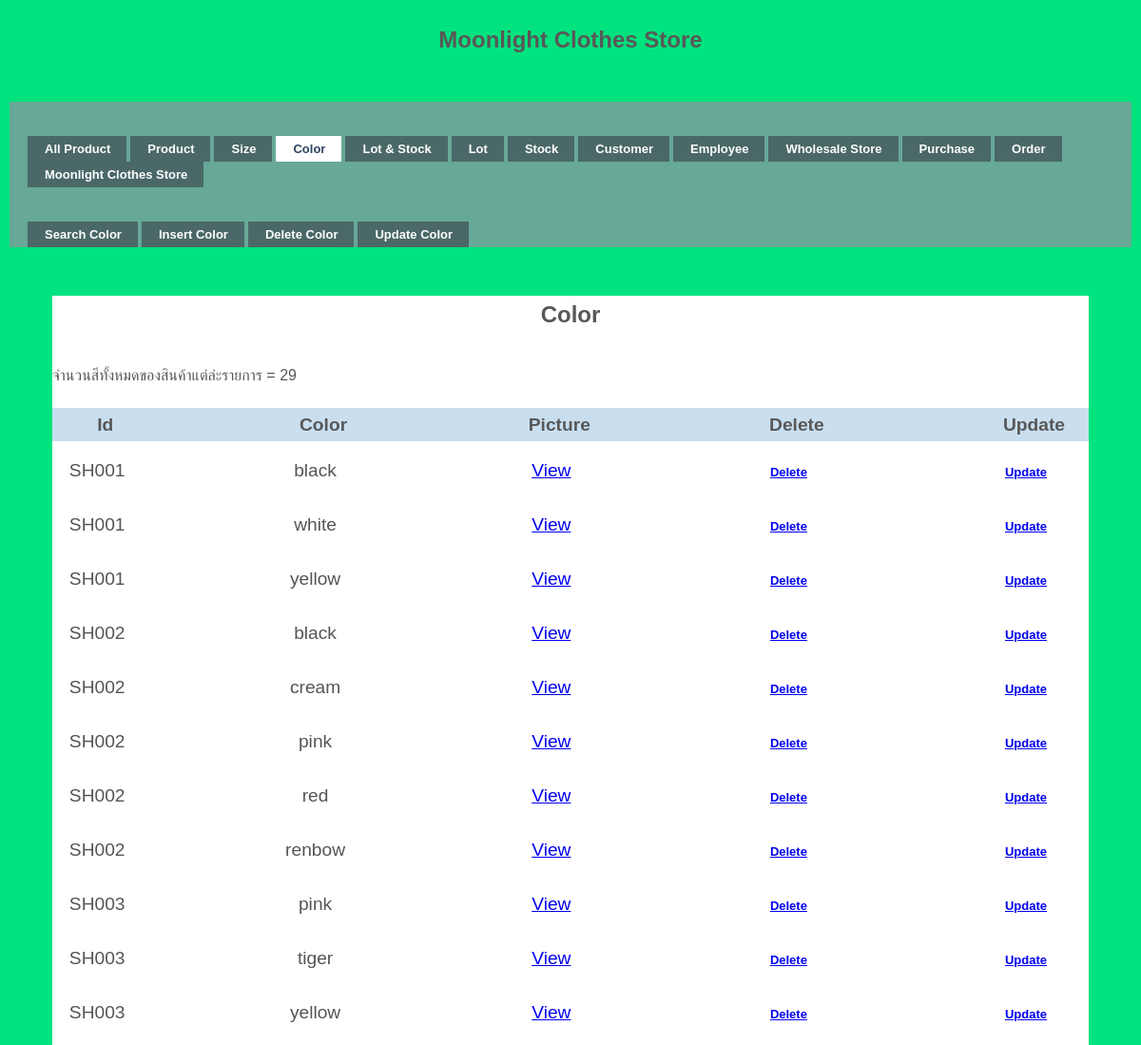
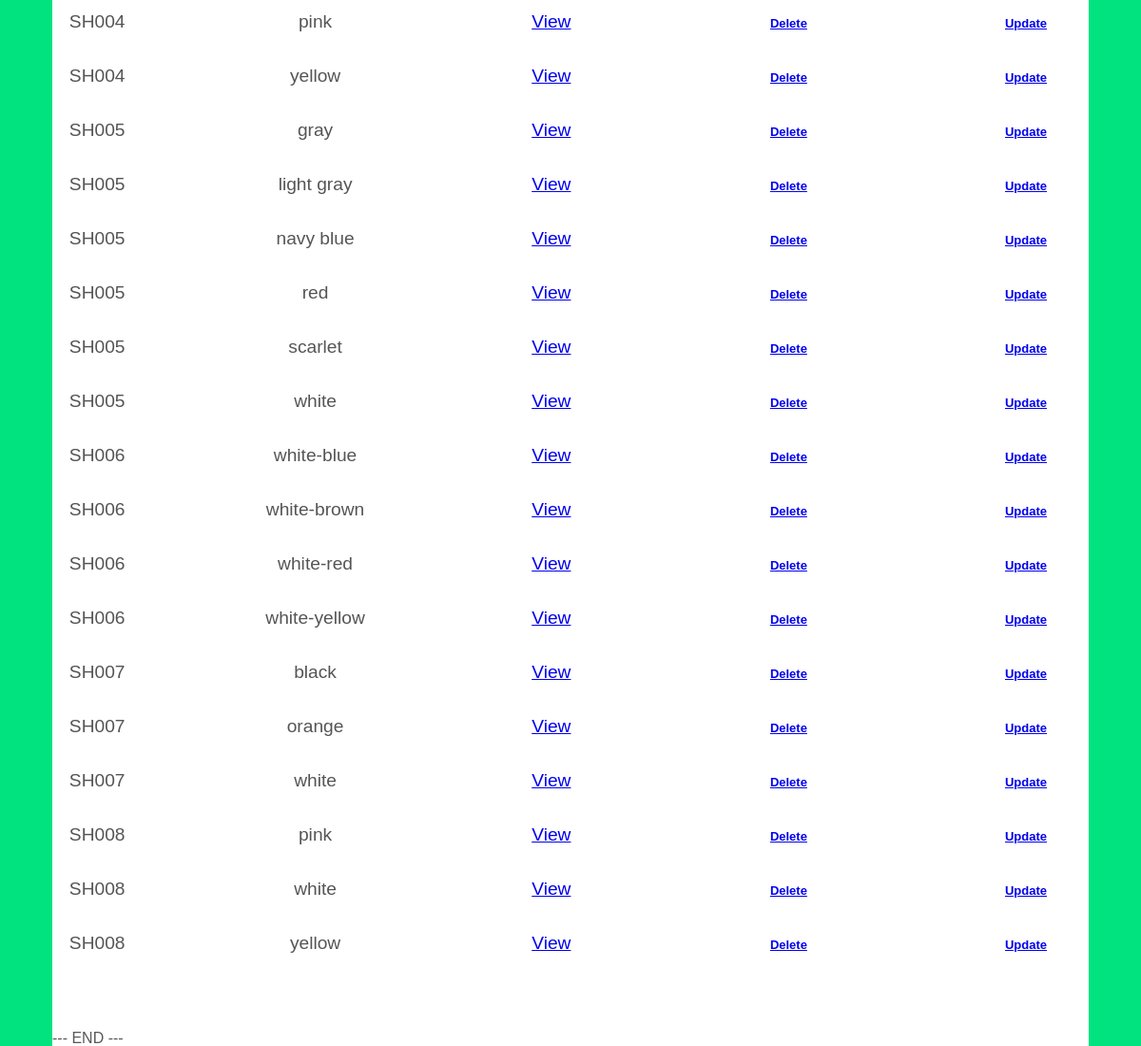
Page /color.php on the committed database (2 pictures, top to bottom).
### tables this page shows
CREATE TABLE `color_product` (
  `ProductId` varchar(11) NOT NULL,
  `ProductColor` varchar(50) NOT NULL,
  `ProductPicture` varchar(100) NOT NULL
);

### color.php (the view, shortened to what this page needs)
<!DOCTYPE html PUBLIC "-//W3C//DTD XHTML 1.0 Transitional//EN" "http://www.w3.org/TR/xhtml1/DTD/xhtml1-transitional.dtd">
<html xmlns="http://www.w3.org/1999/xhtml">
<head>
<link rel="stylesheet" href="styles.css" type="text/css" />
<h1>Moonlight Clothes Store</h1>
</head>
<body>
<div id="demo-container">
  <ul id="simple-menu">
  	<li><a href="allproduct.php" ><span>All Product</span></a></li>
  	<li><a href="product.php" ><span>Product</span></a></li>
	<li><a href="size.php" ><span>Size</span></a></li>
    <li><a href="color.php" class="current"><span>Color</span></a></li>
  	<li><a href="lot&stock.php" ><span>Lot & Stock </span></a></li>
  	<li><a href="lot.php" ><span>Lot </span></a></li>
    <li><a href="stock.php" ><span>Stock </span></a></li>
  	<li><a href="Customer.php" ><span>Customer</span></a></li>
    <li><a href="Employee.php" ><span>Employee</span></a></li>
    <li><a href="wholesale.php" ><span>Wholesale Store</span></a></li>
    <li><a href="purchase.php" ><span>Purchase</span></a></li>
    <li><a href="order.php" ><span>Order</span></a></li>
    <li><a href="/moonlight/public/index.php"><span>Moonlight Clothes Store</span></a></li>
  </ul>
  </div>
<div id="demo-container">
  <ul id="simple-menu">
    <li><a href="searchCol.php"><span>Search Color</span></a></li>
    <li><a href="insertCol.php"><span>Insert Color</span></a></li>
    <li><a href="deCol.php"><span>Delete Color</span></a></li>
    <li><a href="updateCol.php"><span>Update Color</span></a></li>
  </ul>
</div>
<br><br>
<div id="wrapper">
<h1>Color</h1>
</head>
</body>
</html>
  <?php
  require('connect.php');
  $sql = ' SELECT * FROM color_product;';
  $conn = mysqli_connect($servername, $username, $password, $dbname);
  $result = mysqli_query($conn, $sql);
  $objQuery = mysqli_query($conn, $sql) or die("Error Query [" . $sql . "]");
  if (mysqli_num_rows($result) > 0) {
        echo 'จำนวนสีทั้งหมดของสินค้าแต่ล่ะรายการ = ';
        echo mysqli_num_rows($result);
    } else {
    echo "EMPTY DATA";
    }
  ?>
  <table id="keywords" cellspacing="0" cellpadding="0">
    <thead><br>
    <tr>
      <th width="100"><div align="center"><span>Id</span></div></th>
      <th width="500"><div align="center"><span>Color</span></div></th>
      <th width="100"><div align="center"><span>Picture</span></div></th>
      <th width="500"><div align="center"><span>Delete</span></div></th>
      <th width="100"><div align="center"><span>Update</span></div></th>
    </tr>
    </thead>
    <tbody>
    <?php
    while ($objResult = mysqli_fetch_array($objQuery)) {
    ?>
      <tr>
        <td><?php echo $objResult["ProductId"]; ?></td>
        <td><?php echo $objResult["ProductColor"]; ?></td>
        <td><a href="detailPro.php?ProductId=<?php echo $objResult["ProductId"];?>&ProductColor=<?php echo $objResult["ProductColor"];?>
        &ProductName=<?php echo $objResult["ProductName"];?>&ProductSize=<?php echo $objResult["ProductSize"];?>
        &ProductPrice=<?php echo $objResult["ProductPrice"];?>&ProductPicture=<?php echo $objResult["ProductPicture"];?>
        ">View</a></td>
        <td align="center"><a href="deleteCol.php?ProductSize=<?php echo $objResult["ProductColor"]; ?>"><ul id="simple-menu">Delete</ul></a></td>
        <td align="center"><a href="updateCol.php?ProductSize=<?php echo $objResult["ProductColor"]; ?>"><ul id="simple-menu">Update</ul></a></td>
      </tr>
    <?php
    }
    ?>
  </table>
  <?php
  echo "--- END ---";
  ?>
</body>
</html>

### styles.css (style rules this page uses)
h1 { font-family:Verdana, Arial, Helvetica, sans-serif; font-size:16px; font-weight:bold; margin:0; padding:0; }
#demo-container { padding:25px 15px 0 15px; background:#67A897; }
ul#simple-menu { list-style-type:none; width:100%; position:relative; height:27px; font-family:"Trebuchet MS",Arial,sans-serif; font-size:13px; font-weight:bold; margin:0; padding:11px 0 0 0; }
ul#simple-menu li { display:block; float:left; margin:0 0 0 4px; height:27px; }
ul#simple-menu li a { display:block; float:left; color:#fff; background:#4A6867; line-height:27px; text-decoration:none; padding:0 17px 0 18px; height:27px; }
ul#simple-menu li a.current { color:#2E4560; background:#fff; }
html, body, div, span, applet, object, iframe, h1, h2, h3, h4, h5, h6, p, blockquote, pre, a, abbr, acronym, address, big, cite, code, del, dfn, em, img, ins, kbd, q, s, samp, small, strike, strong, sub, sup, tt, var, b, u, i, center, dl, dt, dd, ol, ul, li, fieldset, form, label, legend, table, caption, tbody, tfoot, thead, tr, th, td, article, aside, canvas, details, embed, figure, figcaption, footer, header, hgroup, menu, nav, output, ruby, section, summary, time, mark, audio, video { margin: 0; padding: 0; border: 0; font-size: 150%; font: inherit; vertical-align: baseline; outline: none; -webkit-font-smoothing: antialiased; -webkit-text-size-adjust: 100%; -ms-text-size-adjust: 100%; -webkit-box-sizing: border-box; -moz-box-sizing: border-box; box-sizing: border-box; }
html { overflow-y: scroll; }
body { background: #eee url('https://i.imgur.com/eeQeRmk.png'); font-family: 'Helvetica Neue', Helvetica, Arial, sans-serif; font-size: 100%; line-height: 1; color: #585858; padding: 22px 10px; padding-bottom: 55px; }
ol, ul { list-style: none; }
table { border-collapse: collapse; border-spacing: 0; }
h1 { font-family: 'Amarante', Tahoma, sans-serif; font-weight: bold; font-size: 150%; line-height: 1.7em; margin-bottom: 10px; text-align: center; }
#wrapper { display: block; width: 1090px; background: rgb(600, 600, 600); margin: 0 auto; padding: 0px 0px; -webkit-box-align: 2px 2px 3px -1px rgba(0,0,0,0.35); }
#keywords { margin: 0 auto; font-size: 1.2em; margin-bottom: 15px; }
#keywords thead { cursor: pointer; background: #c9dff0; }
#keywords thead tr th { font-weight: bold; padding: 8px 5px; padding-left: 42px; }
#keywords thead tr th span { padding-right: 20px; background-repeat: no-repeat; background-position: 100% 100%; }
#keywords tbody tr { color: #555; }
#keywords tbody tr td { text-align: center; padding: 15px 10px; }
* { box-sizing: border-box; }
html, body { height: 100%; }
body { display: grid; grid-template-rows: 1fr; font-family: "Raleway", sans-serif; background-color: #01e37f; }

### rows in the picture
color_product: ProductId "SH001", ProductColor "black"
color_product: ProductId "SH001", ProductColor "white"
color_product: ProductId "SH001", ProductColor "yellow"
color_product: ProductId "SH002", ProductColor "black"
color_product: ProductId "SH002", ProductColor "cream"
color_product: ProductId "SH002", ProductColor "pink"
color_product: ProductId "SH002", ProductColor "red"
color_product: ProductId "SH002", ProductColor "renbow"
color_product: ProductId "SH003", ProductColor "pink"
color_product: ProductId "SH003", ProductColor "tiger"
color_product: ProductId "SH003", ProductColor "yellow"
color_product: ProductId "SH004", ProductColor "pink"
color_product: ProductId "SH004", ProductColor "yellow"
color_product: ProductId "SH005", ProductColor "gray"
color_product: ProductId "SH005", ProductColor "light gray"
color_product: ProductId "SH005", ProductColor "navy blue"
color_product: ProductId "SH005", ProductColor "red"
color_product: ProductId "SH005", ProductColor "scarlet"
color_product: ProductId "SH005", ProductColor "white"
color_product: ProductId "SH006", ProductColor "white-blue"
color_product: ProductId "SH006", ProductColor "white-brown"
color_product: ProductId "SH006", ProductColor "white-red"
color_product: ProductId "SH006", ProductColor "white-yellow"
color_product: ProductId "SH007", ProductColor "black"
color_product: ProductId "SH007", ProductColor "orange"
color_product: ProductId "SH007", ProductColor "white"
color_product: ProductId "SH008", ProductColor "pink"
color_product: ProductId "SH008", ProductColor "white"
color_product: ProductId "SH008", ProductColor "yellow"

### other values in the picture
mysqli_num_rows($result) "29"
